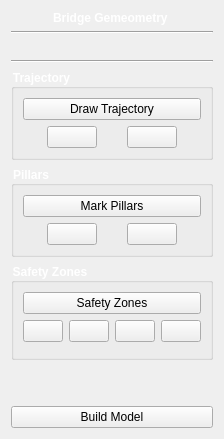
        <widget class="QWidget" name="tab1ButtonsPage">
         <layout class="QVBoxLayout" name="tab1Layout">
          <item>
           <widget class="QLabel" name="tab1Label">
            <property name="layoutDirection">
             <enum>Qt::LeftToRight</enum>
            </property>
            <property name="styleSheet">
             <string>color: white; font-weight: bold; text-align: center;</string>
            </property>
            <property name="text">
             <string>Bridge Gemeometry </string>
            </property>
            <property name="alignment">
             <set>Qt::AlignCenter</set>
            </property>
           </widget>
          </item>
          <item>
           <widget class="Line" name="line_3">
            <property name="orientation">
             <enum>Qt::Horizontal</enum>
            </property>
           </widget>
          </item>
          <item>
           <widget class="QLabel" name="label_2">
            <property name="text">
             <string/>
            </property>
            <property name="pixmap">
             <pixmap resource="orbit/resources/Orbit.qrc">:/icons/icons/Sponsors.png</pixmap>
            </property>
           </widget>
          </item>
          <item>
           <widget class="Line" name="line_12">
            <property name="orientation">
             <enum>Qt::Horizontal</enum>
            </property>
           </widget>
          </item>
          <item>
           <widget class="QGroupBox" name="trajectoryGroupBox">
            <property name="styleSheet">
             <string notr="true">QGroupBox { color: white; font-weight: bold; }</string>
            </property>
            <property name="title">
             <string>Trajectory</string>
            </property>
            <layout class="QVBoxLayout" name="trajectoryLayout">
             <item>
              <widget class="QPushButton" name="btn_tab1_DrawTrajectory">
               <property name="toolTip">
                <string>Toggle trajectory drawing mode. When active, click on the map to add trajectory points. Click again to exit drawing mode.</string>
               </property>
               <property name="text">
                <string>Draw Trajectory</string>
               </property>
              </widget>
             </item>
             <item>
              <layout class="QHBoxLayout" name="trajectoryControlsLayout">
               <item>
                <widget class="QPushButton" name="btnUndo_trajectory">
                 <property name="maximumSize">
                  <size>
                   <width>50</width>
                   <height>16777215</height>
                  </size>
                 </property>
                 <property name="toolTip">
                  <string>Undo last trajectory point.</string>
                 </property>
                 <property name="text">
                  <string/>
                 </property>
                 <property name="icon">
                  <iconset resource="orbit/resources/Orbit.qrc">
                   <normaloff>:/icons/icons/Undo.png</normaloff>:/icons/icons/Undo.png</iconset>
                 </property>
                </widget>
               </item>
               <item>
                <widget class="QPushButton" name="btnRedo_trajectory">
                 <property name="maximumSize">
                  <size>
                   <width>50</width>
                   <height>16777215</height>
                  </size>
                 </property>
                 <property name="toolTip">
                  <string>Redo last undone trajectory point.</string>
                 </property>
                 <property name="text">
                  <string/>
                 </property>
                 <property name="icon">
                  <iconset resource="orbit/resources/Orbit.qrc">
                   <normaloff>:/icons/icons/Redo.png</normaloff>:/icons/icons/Redo.png</iconset>
                 </property>
                </widget>
               </item>
              </layout>
             </item>
            </layout>
           </widget>
          </item>
          <item>
           <widget class="QGroupBox" name="pillarsGroupBox">
            <property name="styleSheet">
             <string>QGroupBox { color: white; font-weight: bold; }</string>
            </property>
            <property name="title">
             <string>Pillars</string>
            </property>
            <layout class="QVBoxLayout" name="pillarsLayout">
             <item>
              <widget class="QPushButton" name="btn_tab1_mark_pillars">
               <property name="toolTip">
                <string>Toggle pillar marking mode. When active, click on the map to add pillar pairs.</string>
               </property>
               <property name="text">
                <string>Mark Pillars</string>
               </property>
              </widget>
             </item>
             <item>
              <layout class="QHBoxLayout" name="trajectoryControlsLayout_2">
               <item>
                <widget class="QPushButton" name="btnUndo_Pillar">
                 <property name="maximumSize">
                  <size>
                   <width>50</width>
                   <height>16777215</height>
                  </size>
                 </property>
                 <property name="toolTip">
                  <string>Undo last pillar.</string>
                 </property>
                 <property name="text">
                  <string/>
                 </property>
                 <property name="icon">
                  <iconset resource="orbit/resources/Orbit.qrc">
                   <normaloff>:/icons/icons/Undo.png</normaloff>:/icons/icons/Undo.png</iconset>
                 </property>
                </widget>
               </item>
               <item>
                <widget class="QPushButton" name="btnRedo_Pillar">
                 <property name="maximumSize">
                  <size>
                   <width>50</width>
                   <height>16777215</height>
                  </size>
                 </property>
                 <property name="toolTip">
                  <string>Redo last undone pillar.</string>
                 </property>
                 <property name="text">
                  <string/>
                 </property>
                 <property name="icon">
                  <iconset resource="orbit/resources/Orbit.qrc">
                   <normaloff>:/icons/icons/Redo.png</normaloff>:/icons/icons/Redo.png</iconset>
                 </property>
                </widget>
               </item>
              </layout>
             </item>
            </layout>
           </widget>
          </item>
          <item>
           <widget class="QGroupBox" name="safetyZonesGroupBox">
            <property name="styleSheet">
             <string>QGroupBox { color: white; font-weight: bold; }</string>
            </property>
            <property name="title">
             <string>Safety Zones</string>
            </property>
            <layout class="QVBoxLayout" name="safetyZonesLayout">
             <item>
              <widget class="QPushButton" name="btn_tab1_SafetyZones">
               <property name="toolTip">
                <string>Toggle safety zone drawing mode. When active, click on the map to add corner points (minimum 3 points required).</string>
               </property>
               <property name="text">
                <string>Safety Zones</string>
               </property>
              </widget>
             </item>
             <item>
              <layout class="QHBoxLayout" name="trajectoryControlsLayout_3">
               <item>
                <widget class="QPushButton" name="btnLoad_SafetyZones">
                 <property name="maximumSize">
                  <size>
                   <width>50</width>
                   <height>16777215</height>
                  </size>
                 </property>
                 <property name="toolTip">
                  <string>Load safety zones from JSON file. Opens file dialog to select safety zone data.</string>
                 </property>
                 <property name="text">
                  <string/>
                 </property>
                 <property name="icon">
                  <iconset resource="orbit/resources/Orbit.qrc">
                   <normaloff>:/icons/icons/Save.png</normaloff>:/icons/icons/Save.png</iconset>
                 </property>
                </widget>
               </item>
               <item>
                <widget class="QPushButton" name="btnUndo_Safety">
                 <property name="maximumSize">
                  <size>
                   <width>50</width>
                   <height>16777215</height>
                  </size>
                 </property>
                 <property name="toolTip">
                  <string>Undo last safety zone action.</string>
                 </property>
                 <property name="text">
                  <string/>
                 </property>
                 <property name="icon">
                  <iconset resource="orbit/resources/Orbit.qrc">
                   <normaloff>:/icons/icons/Undo.png</normaloff>:/icons/icons/Undo.png</iconset>
                 </property>
                </widget>
               </item>
               <item>
                <widget class="QPushButton" name="btnRedo_Safety">
                 <property name="maximumSize">
                  <size>
                   <width>50</width>
                   <height>16777215</height>
                  </size>
                 </property>
                 <property name="toolTip">
                  <string>Redo last undone safety zone action.</string>
                 </property>
                 <property name="text">
                  <string/>
                 </property>
                 <property name="icon">
                  <iconset resource="orbit/resources/Orbit.qrc">
                   <normaloff>:/icons/icons/Redo.png</normaloff>:/icons/icons/Redo.png</iconset>
                 </property>
                </widget>
               </item>
               <item>
                <widget class="QPushButton" name="btnAdd_Safety">
                 <property name="maximumSize">
                  <size>
                   <width>50</width>
                   <height>16777215</height>
                  </size>
                 </property>
                 <property name="toolTip">
                  <string>Completes current zone and start a new safety zone.</string>
                 </property>
                 <property name="text">
                  <string/>
                 </property>
                 <property name="icon">
                  <iconset resource="orbit/resources/Orbit.qrc">
                   <normaloff>:/icons/icons/bt_Add_SZ.png</normaloff>:/icons/icons/bt_Add_SZ.png</iconset>
                 </property>
                </widget>
               </item>
              </layout>
             </item>
             <item>
              <widget class="QWidget" name="widget" native="true"/>
             </item>
            </layout>
           </widget>
          </item>
          <item>
           <spacer name="verticalSpacer">
            <property name="orientation">
             <enum>Qt::Vertical</enum>
            </property>
            <property name="sizeHint" stdset="0">
             <size>
              <width>20</width>
              <height>40</height>
             </size>
            </property>
           </spacer>
          </item>
          <item>
           <widget class="QPushButton" name="btn_tab1_build_model">
            <property name="enabled">
             <bool>true</bool>
            </property>
            <property name="toolTip">
             <string>Construct a 3D representation based on cross section and 3D trajectory data (taking trajectory_heights into account for AboveGroundLevel projects)</string>
            </property>
            <property name="styleSheet">
             <string notr="true">
QToolTip {
    color: white;
    background-color:rgb(0, 64, 122);
    border: 1px solid white;
}
</string>
            </property>
            <property name="text">
             <string>Build Model</string>
            </property>
           </widget>
          </item>
         </layout>
        </widget>
